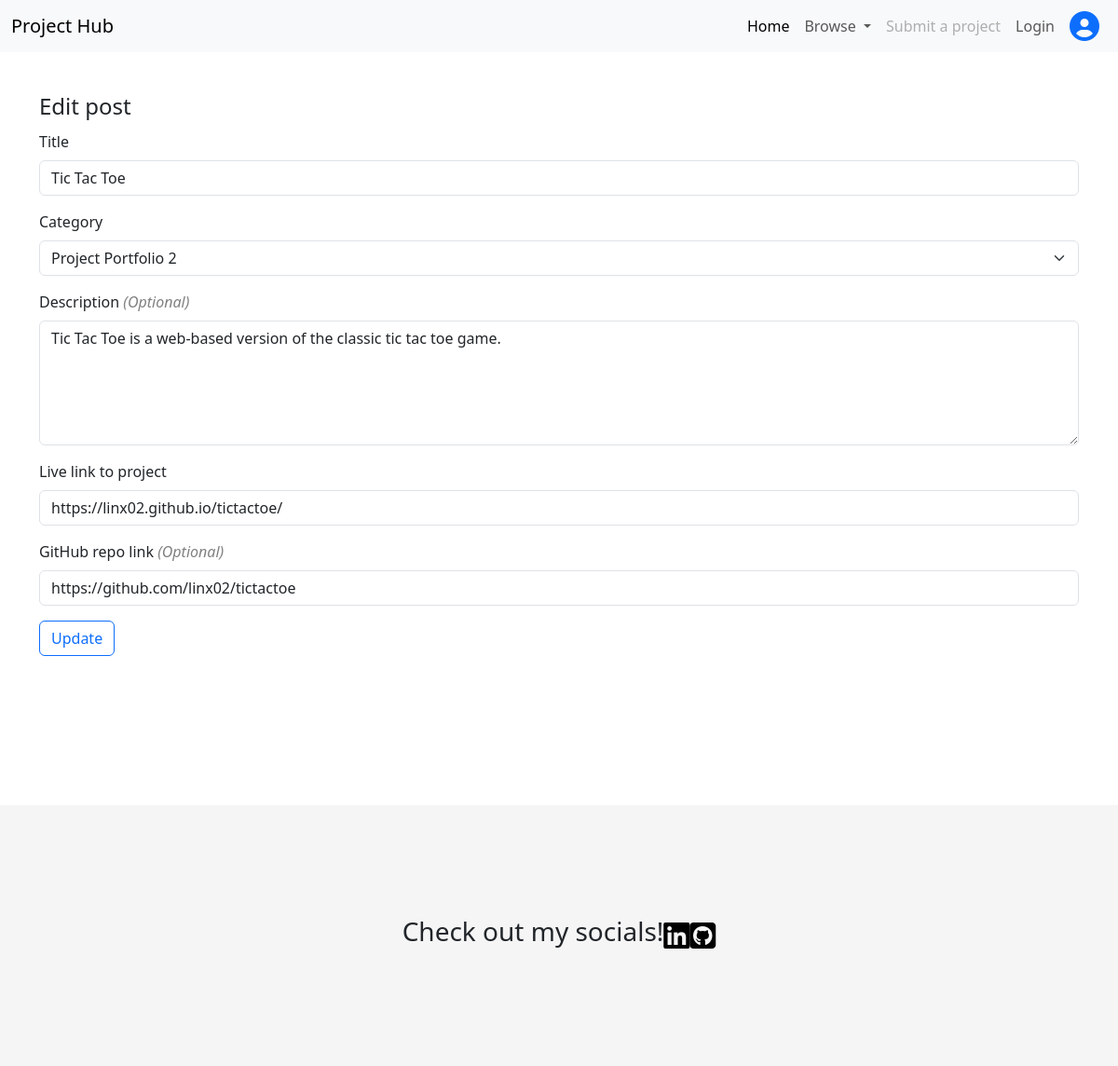
The page /project_update/1/ on the database its author committed.
### hub_main/models.py (models this page shows, shortened)
class Post(models.Model):
    title = models.CharField(max_length=200, blank=False)
    slug = models.SlugField(max_length=200, unique=True)
    author = models.ForeignKey(User, on_delete=models.CASCADE, related_name='project_post')
    Category = models.ForeignKey(Category, on_delete=models.CASCADE, related_name='categories')
    created_on = models.DateField(auto_now_add=True)
    description = models.TextField()
    likes = models.ManyToManyField(User, related_name='liked_posts', null=True, blank=True)
    live_link = models.URLField(blank=False)
    github_repo_link = models.URLField()
    class Meta:
        ordering = ['created_on']

### hub_main/views.py (the view)
# urls.py: path('project_update/<int:post_id>/', views.project_update, name='project_update'),
def project_update(request, post_id):
    post_to_update = get_object_or_404(Post, id=post_id)
    if request.method == 'POST':
        title = request.POST.get('title')
        slug = slugify(title)
        post_to_update.title=title
        post_to_update.Category_id=request.POST.get('category')
        post_to_update.description=request.POST.get('description')
        post_to_update.live_link=request.POST.get('live_link')
        post_to_update.github_repo_link=request.POST.get('github_repo_link')
        post_to_update.slug=slug
        post_to_update.save()
        messages.success(request, 'Post has been updated.')
        return redirect('profile_page')
    else:
        context = {
            'title': post_to_update.title,
            'category': post_to_update.Category_id,
            'description': post_to_update.description,
            'live_link': post_to_update.live_link,
            'github_repo_link': post_to_update.github_repo_link,
            'post_id': post_to_update.id
        }
        return render(request, 'project_update.html', context)

### hub_main/templates/project_update.html (shortened to what this page needs)
{% extends "base.html" %}
{% block content %}
    <div class="container" id="project_submission_container">
        <form method="POST" action="{% url 'project_update' post_id %}">
            <fieldset>
            <legend>Edit post</legend>
            <div class="mb-3">
                <label for="title" class="form-label">Title</label>
                <input name="title" type="text" id="title" class="form-control" value="{{ title }}" required>
            </div>
            <div class="mb-3">
                <label for="category" class="form-label">Category</label>
                <select name="category" id="category" class="form-select" required>
                    {% if category == 2 %}
                    <option value="2" selected>Project Portfolio 2</option>
                    {% else %}
                    <option value="2">Project Portfolio 2</option>
                    {% endif %}
                </select>
            </div>
            <div class="mb-3">
                <label class="form-label" for="description">Description <em style="color: grey;">(Optional)</em></label>
                <textarea name="description" id="description" class="form-control" rows="5">{{ description }}</textarea>
            </div>
            <div class="mb-3">
                <label class="form-label" for="live-link">Live link to project</label>
                <input name="live_link" type="url" id="live-link" class="form-control" value="{{ live_link }}" required>
            </div>
            <div class="mb-3">
                <label class="form-label" for="description">GitHub repo link <em style="color: grey;">(Optional)</em></label>
                <input name="github_repo_link" type="url" id="description" class="form-control" value="{{ github_repo_link }}">
            </div>
            <button type="submit" class="btn btn-outline-primary">Update</button>
            </fieldset>
        </form>
    </div>
{% endblock %}

### hub_main/static/hub_main/css/styles.css (style rules this page uses)
* { margin: 0; padding: 0; box-sizing: border-box; }
#project_submission_container { margin-top: 5vh; }

### rows shown on the page
Post: title "Tic Tac Toe", description "Tic Tac Toe is a web-based version of the classic tic tac toe game.", live_link "https://linx02.github.io/tictactoe/", github_repo_link "https://github.com/linx02/tictactoe"
